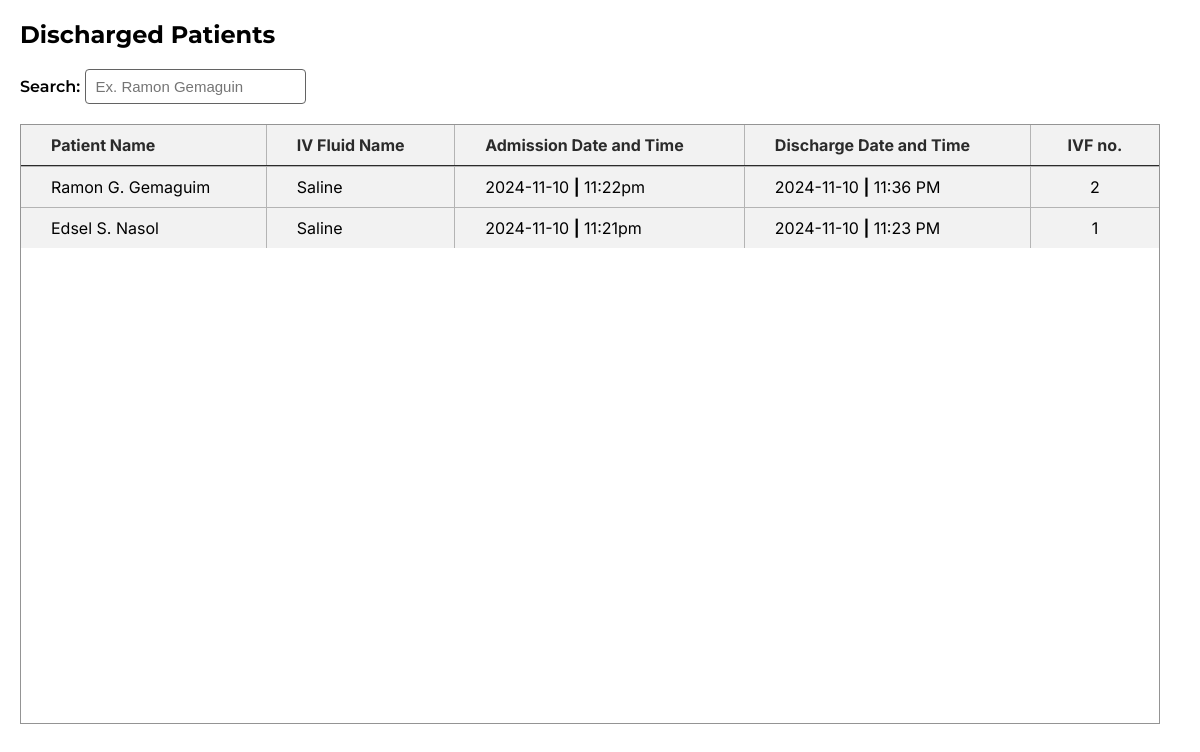
Before: /admin/discharged.php (signed in) with the older database file.
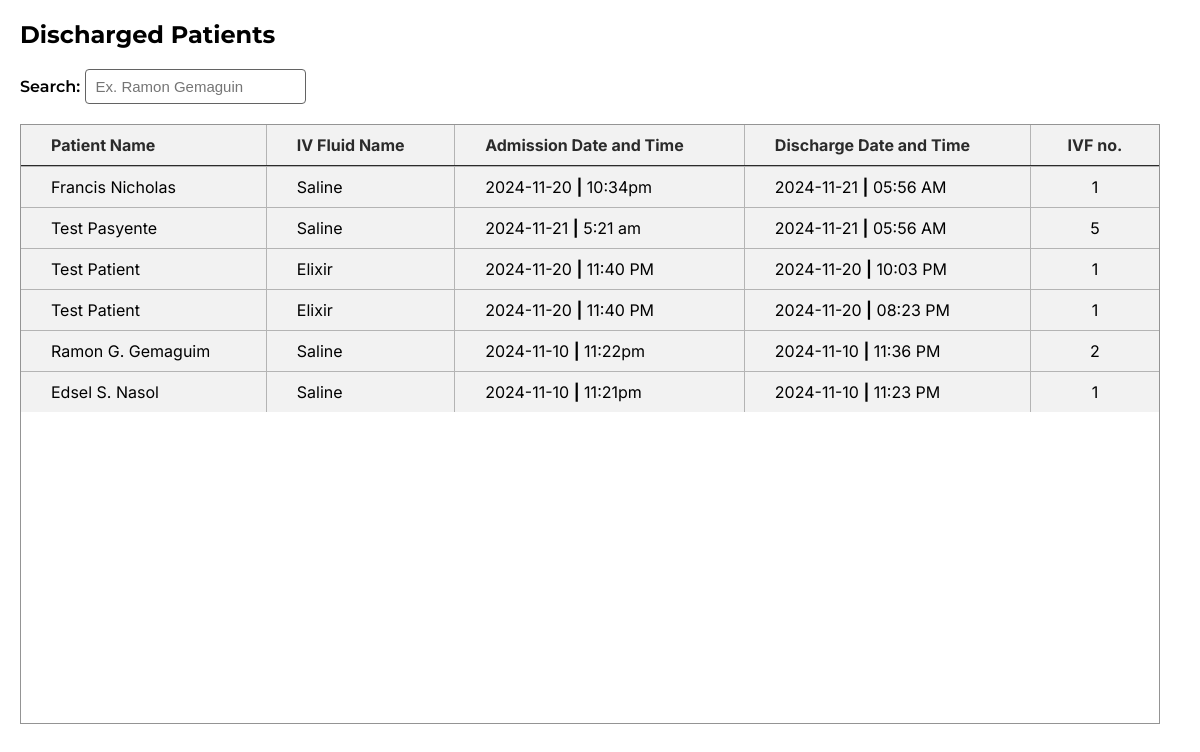
After: the same page with the newer database file.
### tables this page shows
CREATE TABLE `discharge` (
  `id` int(10) NOT NULL,
  `patient_name` varchar(255) NOT NULL,
  `iv_fluid` varchar(255) NOT NULL,
  `admission_date` date NOT NULL,
  `admission_time` varchar(255) NOT NULL,
  `discharge_date` varchar(255) NOT NULL,
  `discharge_time` varchar(255) NOT NULL DEFAULT current_timestamp(),
  `ivf_no` int(10) NOT NULL
);

### admin/function/discharge/display_discharge.php (the view, shortened to what this page needs)
<?php
include 'db.php';
$sql = "SELECT id, patient_name, iv_fluid, admission_date, admission_time, discharge_date, discharge_time, ivf_no FROM discharge ORDER BY id DESC";
$result = $conn->query($sql);
if ($result->num_rows > 0) {
    while($row = $result->fetch_assoc()) {
        echo "<tr>";
        echo "<td>" . htmlspecialchars($row['patient_name']) . "</td>";
        echo "<td>" . htmlspecialchars($row['iv_fluid']) . "</td>";
        echo "<td>
                <span>" . htmlspecialchars($row['admission_date']) . "</span> <strong>|</strong>
                <span>" . htmlspecialchars($row['admission_time']) . "</span>
              </td>";
        echo "<td>
                <span>" . htmlspecialchars($row['discharge_date']) . "</span> <strong>|</strong>
                <span>" . htmlspecialchars($row['discharge_time']) . "</span>
              </td>";
        echo "<td style='text-align:center;'>" . htmlspecialchars($row['ivf_no']) . "</td>";
        echo "</tr>";
    }
} else {
    echo "<tr><td colspan='6' style='color: red;'>No records found.</td></tr>";
}
?>

Changed rows visible on the page:
added discharge: patient_name "Francis Nicholas", iv_fluid "Saline", admission_date "2024-11-20", admission_time "10:34pm", discharge_date "2024-11-21", discharge_time "05:56 AM", ivf_no "1"
added discharge: patient_name "Test Pasyente", iv_fluid "Saline", admission_date "2024-11-21", admission_time "5:21 am", discharge_date "2024-11-21", discharge_time "05:56 AM", ivf_no "5"
added discharge: patient_name "Test Patient", iv_fluid "Elixir", admission_date "2024-11-20", admission_time "11:40 PM", discharge_date "2024-11-20", discharge_time "10:03 PM", ivf_no "1"
added discharge: patient_name "Test Patient", iv_fluid "Elixir", admission_date "2024-11-20", admission_time "11:40 PM", discharge_date "2024-11-20", discharge_time "08:23 PM", ivf_no "1"
